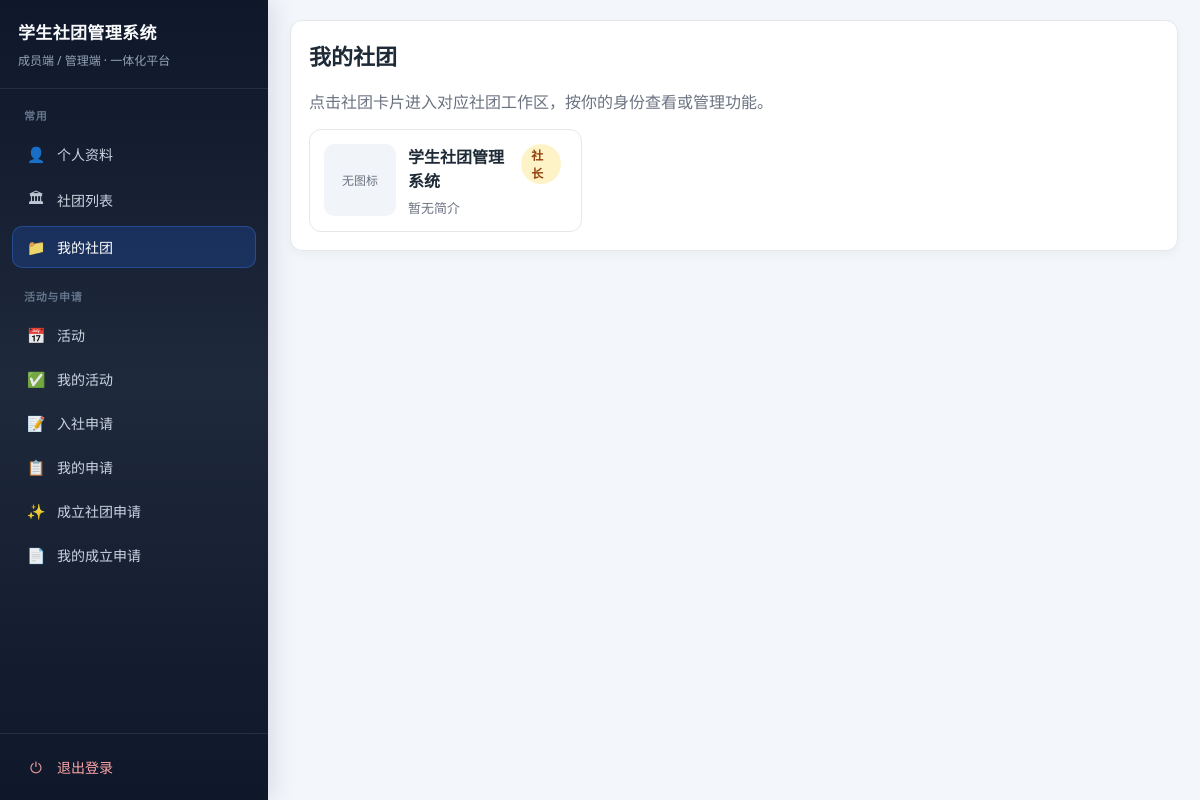
Before: /my-clubs/ (signed in) with the older database file.
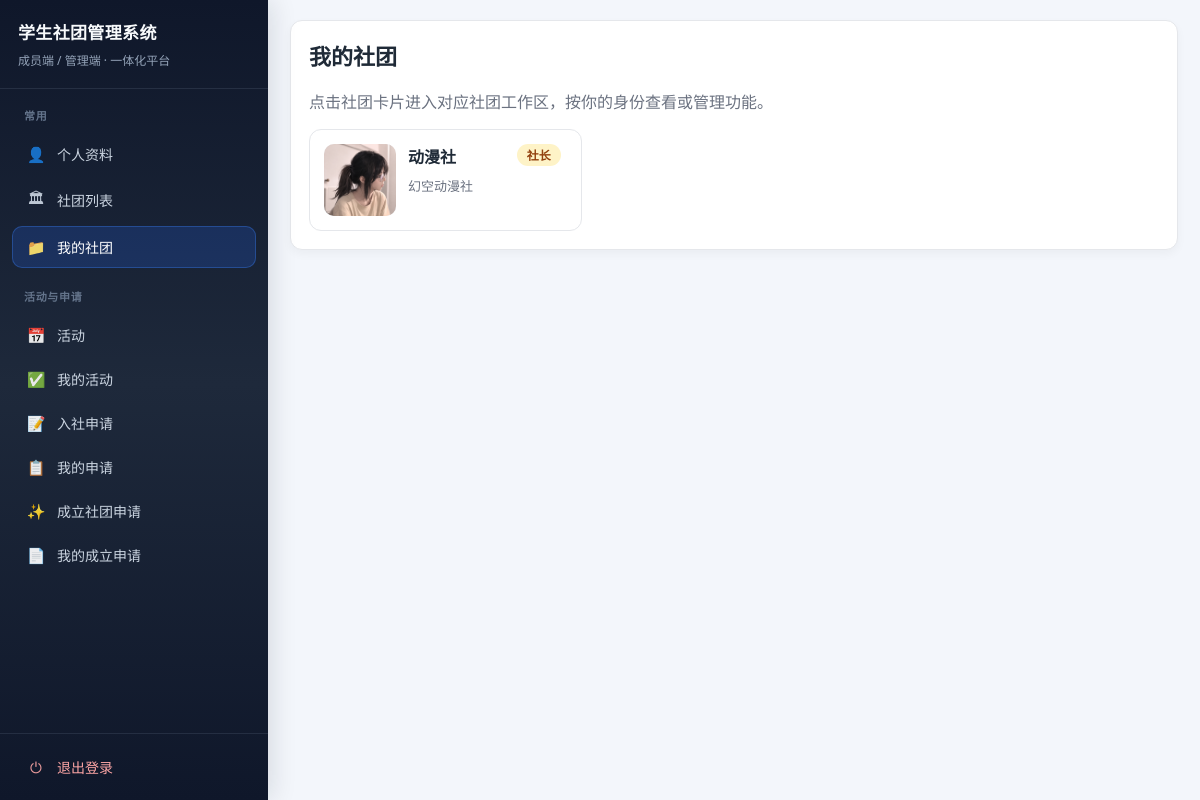
After: the same page with the newer database file.
### club/models.py (models this page shows, shortened)
class ClubInfo(models.Model):
    name = models.CharField(max_length=128, default="学生社团")
    intro = models.TextField(blank=True)
    charter = models.TextField(blank=True)
    contact = models.CharField(max_length=128, blank=True)
    logo_url = models.URLField("标志图片链接", blank=True)
    logo = models.ImageField("标志图片（上传）", upload_to="club_logos/", blank=True)
    principal = models.CharField(max_length=64, blank=True)

### club/views.py (the view)
# urls.py: path("my-clubs/", views.my_clubs, name="my_clubs"),
@login_required
def my_clubs(request):
    profile = request.user.memberprofile
    manageable_ids = set(_get_manageable_club_ids(profile))
    pending_map = {}
    if manageable_ids:
        pending_map = {
            row["club_id"]: row["cnt"]
            for row in JoinApplication.objects.filter(
                status=ApplicationStatus.PENDING,
                club_id__in=manageable_ids,
            )
            .values("club_id")
            .annotate(cnt=Count("id"))
        }
    club_rows = []
    joined_clubs = list(_get_joined_clubs(profile))
    unviewed_map = _unviewed_notice_counts_by_club(request.user, [club.pk for club in joined_clubs])
    for club in joined_clubs:
        identity = _get_profile_club_identity(profile, club)
        club_rows.append(
            {
                "club": club,
                "identity_meta": _get_identity_meta(identity),
                "has_pending_approval": pending_map.get(club.pk, 0) > 0,
                "has_unviewed_notice": unviewed_map.get(club.pk, 0) > 0,
            }
        )
    return render(request, "club/my_clubs.html", {"club_rows": club_rows})

### club/views.py (called while the page is built)
def _get_joined_club_ids(profile):
    club_ids = set(profile.memberships.filter(is_active=True).values_list("club_id", flat=True))
    club_ids.update(
        profile.assignments.filter(is_active=True, department__club__isnull=False).values_list("department__club_id", flat=True)
    )
    if profile.club_id:
        club_ids.add(profile.club_id)
    return sorted(cid for cid in club_ids if cid)

def _get_joined_clubs(profile):
    return ClubInfo.objects.filter(pk__in=_get_joined_club_ids(profile)).order_by("name")

def _get_manageable_club_ids(profile):
    club_ids = set(
        profile.assignments.filter(
            is_active=True,
            department__club__isnull=False,
            position__name__in=CLUB_LEADER_POSITIONS,
        ).values_list("department__club_id", flat=True)
    )
    if profile.role == RoleChoices.CLUB_ADMIN and profile.club_id:
        club_ids.add(profile.club_id)
    return sorted(cid for cid in club_ids if cid)

def _get_profile_club_identity(profile, club):
    if not club:
        return None
    position_names = set(
        profile.assignments.filter(
            is_active=True,
            department__club=club,
            position__name__in=CLUB_LEADER_POSITIONS,
        ).values_list("position__name", flat=True)
    )
    if Position.NameChoices.PRESIDENT in position_names:
        return "president"
    if Position.NameChoices.VICE_PRESIDENT in position_names:
        return "vice_president"
    if club.pk in _get_joined_club_ids(profile):
        return "member"
    return None

def _get_identity_meta(identity):
    return CLUB_IDENTITY_META.get(identity)

def get_unviewed_visible_notices(user, club=None):
    profile = user.memberprofile
    if profile.role == RoleChoices.SUPER_ADMIN:
        return Notice.objects.none()
    return get_visible_notices(user, club=club).exclude(views__profile=profile)

def _unviewed_notice_counts_by_club(user, club_ids=None):
    profile = user.memberprofile
    if profile.role == RoleChoices.SUPER_ADMIN:
        return {}
    notices = get_unviewed_visible_notices(user)
    if club_ids is not None:
        notices = notices.filter(club_id__in=club_ids)
    return {
        row["club_id"]: row["cnt"]
        for row in notices.order_by().values("club_id").annotate(cnt=Count("id"))
    }

### templates/club/my_clubs.html (shortened to what this page needs)
{% extends 'club/base.html' %}
{% block content %}
<h2>我的社团</h2>
<p class="muted">点击社团卡片进入对应社团工作区，按你的身份查看或管理功能。</p>
<div class="club-grid">
{% for row in club_rows %}
<a class="club-card" href="{% url 'club:my_club_detail' row.club.pk %}" style="position:relative;">
    {% if row.club.logo %}
    <div class="club-card-logo"><img src="{{ row.club.logo.url }}" alt="{{ row.club.name }}"></div>
    {% elif row.club.logo_url %}
    <div class="club-card-logo"><img src="{{ row.club.logo_url }}" alt=""></div>
    {% else %}
    <div class="club-card-logo placeholder">无图标</div>
    {% endif %}
    <div class="club-card-body" style="flex:1;">
        <div class="club-card-head">
            <strong>{{ row.club.name }}</strong>
            {% if row.identity_meta %}
            <span class="role-tag {{ row.identity_meta.tag_class }}">{{ row.identity_meta.label }}</span>
            {% endif %}
        </div>
        <p class="muted club-card-intro">{{ row.club.intro|truncatewords:28|default:"暂无简介" }}</p>
    </div>
</a>
{% empty %}
<p class="muted">你还没有加入任何社团。</p>
{% endfor %}
</div>
{% endblock %}

### templates/club/base.html (shortened to what this page needs)
<!doctype html>
<html lang="zh-CN">
<head>
</head>
<body>
{% if user.is_authenticated %}
{% with rn=request.resolver_match.url_name %}
<div class="app-frame">
    <aside class="sidebar" aria-label="主导航">
        <div class="sidebar-brand">
            <h1>学生社团管理系统</h1>
            <p>成员端 / 管理端 · 一体化平台</p>
        </div>
        <nav class="sidebar-nav">
            <div class="sidebar-section-label">常用</div>
            <a href="{% url 'club:profile' %}" class="sidebar-link{% if rn == 'profile' or rn == 'change_password' %} is-active{% endif %}">
                <span class="nav-icon" aria-hidden="true">👤</span>
                <span class="nav-text">个人资料</span>
            </a>
            <a href="{% url 'club:club_list' %}" class="sidebar-link{% if rn == 'club_list' or rn == 'club_detail' %} is-active{% endif %}">
                <span class="nav-icon" aria-hidden="true">🏛</span>
                <span class="nav-text">社团列表</span>
            </a>
            {% if user.memberprofile.role != 'super_admin' %}
            <a href="{% url 'club:my_clubs' %}" class="sidebar-link{% if 'my-clubs' in request.path %} is-active{% endif %}">
                <span class="nav-icon" aria-hidden="true">📁</span>
                <span class="nav-text">我的社团</span>
            </a>
            {% endif %}
            {% if user.memberprofile.role != 'super_admin' %}
            <div class="sidebar-section-label">活动与申请</div>
            <a href="{% url 'club:activity_list' %}" class="sidebar-link{% if rn == 'activity_list' or rn == 'activity_register' or rn == 'activity_cancel' %} is-active{% endif %}">
                <span class="nav-icon" aria-hidden="true">📅</span>
                <span class="nav-text">活动</span>
            </a>
            <a href="{% url 'club:my_activities' %}" class="sidebar-link{% if rn == 'my_activities' %} is-active{% endif %}">
                <span class="nav-icon" aria-hidden="true">✅</span>
                <span class="nav-text">我的活动</span>
            </a>
            <a href="{% url 'club:apply_join' %}" class="sidebar-link{% if rn == 'apply_join' %} is-active{% endif %}">
                <span class="nav-icon" aria-hidden="true">📝</span>
                <span class="nav-text">入社申请</span>
            </a>
            <a href="{% url 'club:my_applications' %}" class="sidebar-link{% if rn == 'my_applications' %} is-active{% endif %}">
                <span class="nav-icon" aria-hidden="true">📋</span>
                <span class="nav-text">我的申请</span>
            </a>
            <a href="{% url 'club:club_creation_apply' %}" class="sidebar-link{% if rn == 'club_creation_apply' %} is-active{% endif %}">
                <span class="nav-icon" aria-hidden="true">✨</span>
                <span class="nav-text">成立社团申请</span>
            </a>
            <a href="{% url 'club:my_club_creation_applications' %}" class="sidebar-link{% if rn == 'my_club_creation_applications' %} is-active{% endif %}">
                <span class="nav-icon" aria-hidden="true">📄</span>
                <span class="nav-text">我的成立申请</span>
            </a>
            {% endif %}
        </nav>
        <div class="sidebar-footer">
            <a href="{% url 'club:logout' %}" class="sidebar-link">
                <span class="nav-icon" aria-hidden="true">⏻</span>
                <span class="nav-text">退出登录</span>
            </a>
        </div>
    </aside>
    <div class="app-main">
        <div class="app-main-inner">
{% endwith %}
{% endif %}
            <section class="panel">
                {% block content %}{% endblock %}
            </section>
{% if user.is_authenticated %}
        </div>
    </div>
</div>
{% else %}
</div>
{% endif %}
</body>
</html>

### templates/club/base.html (style rules this page uses)
:root { --bg: #f3f6fb; --card: #ffffff; --text: #1f2a37; --muted: #6b7280; --border: #e5e7eb; --primary: #2563eb; --primary-hover: #1d4ed8; --success-bg: #ecfdf3; }
* { box-sizing: border-box; }
body { margin: 0; background: var(--bg); color: var(--text); font-family: "Segoe UI", "Microsoft YaHei", Arial, sans-serif; min-height: 100vh; }
.app-frame { display: flex; height: 100vh; align-items: stretch; overflow: hidden; }
.sidebar { width: 268px; flex-shrink: 0; background: linear-gradient(180deg, #0f172a 0%, #1e293b 48%, #0f172a 100%); color: #e2e8f0; display: flex; flex-direction: column; box-shadow: 4px 0 24px rgba(15, 23, 42, 0.12); z-index: 20; height: 100vh; }
.sidebar-brand { padding: 22px 18px 18px; border-bottom: 1px solid rgba(148, 163, 184, 0.15); }
.sidebar-brand h1 { margin: 0; font-size: 17px; font-weight: 700; letter-spacing: 0.02em; line-height: 1.35; color: #f8fafc; }
.sidebar-brand p { margin: 8px 0 0; font-size: 12px; color: #94a3b8; line-height: 1.4; }
.sidebar-nav { flex: 1; overflow-y: auto; padding: 14px 12px 12px; display: flex; flex-direction: column; gap: 2px; }
.sidebar-section-label { font-size: 11px; font-weight: 600; letter-spacing: 0.06em; text-transform: uppercase; color: #64748b; padding: 14px 12px 8px; margin-top: 4px; position: relative; }
.sidebar-section-label:first-child { margin-top: 0; padding-top: 4px; }
.sidebar-link { display: flex; align-items: center; gap: 10px; padding: 10px 12px; border-radius: 10px; text-decoration: none; color: #cbd5e1; font-size: 14px; font-weight: 500; position: relative; transition: background 0.15s, color 0.15s; border: 1px solid transparent; }
.sidebar-link.is-active { background: rgba(37, 99, 235, 0.22); color: #fff; border-color: rgba(59, 130, 246, 0.35); }
.sidebar-link .nav-icon { width: 22px; text-align: center; font-size: 15px; opacity: 0.92; flex-shrink: 0; }
.sidebar-link .nav-text { flex: 1; min-width: 0; }
.sidebar-footer { padding: 12px; border-top: 1px solid rgba(148, 163, 184, 0.15); }
.sidebar-footer .sidebar-link { color: #fca5a5; }
.app-main { flex: 1; min-width: 0; display: flex; flex-direction: column; background: var(--bg); overflow-y: auto; }
.app-main-inner { flex: 1; max-width: 1120px; width: 100%; margin: 0 auto; padding: 20px 22px 32px; box-sizing: border-box; }
.panel { background: var(--card); border: 1px solid var(--border); border-radius: 12px; padding: 18px; box-shadow: 0 4px 10px rgba(2, 6, 23, 0.04); }
h2 { margin-top: 0; font-size: 22px; }
.muted { color: var(--muted); }
a { color: #1d4ed8; }
.club-grid { display: grid; grid-template-columns: repeat(auto-fill, minmax(260px, 1fr)); gap: 16px; margin-top: 16px; }
.club-card { display: flex; gap: 12px; align-items: flex-start; padding: 14px; border: 1px solid var(--border); border-radius: 12px; background: #fff; text-decoration: none; color: inherit; transition: box-shadow 0.15s, transform 0.15s; }
.club-card-logo { width: 72px; height: 72px; border-radius: 10px; overflow: hidden; flex-shrink: 0; background: #f1f5f9; display: flex; align-items: center; justify-content: center; font-size: 12px; color: var(--muted); }
.club-card-logo img { width: 100%; height: 100%; object-fit: cover; }
.club-card-intro { font-size: 13px; margin: 6px 0 0; }
.role-tag { font-size: 12px; padding: 2px 10px; border-radius: 999px; font-weight: 600; }
.role-tag.president { background: #fef3c7; color: #92400e; }
.role-tag { margin-right: 6px; margin-bottom: 4px; display: inline-block; }
.club-card-head { display: flex; justify-content: space-between; align-items: flex-start; gap: 10px; }

Changed rows visible on the page:
removed ClubInfo: logo "无图标", club.name "学生社团管理系统", identity_meta.label "社长", club.intro "暂无简介"
added ClubInfo: club.logo (picture), club.name "动漫社", identity_meta.label "社长", club.intro "幻空动漫社"
